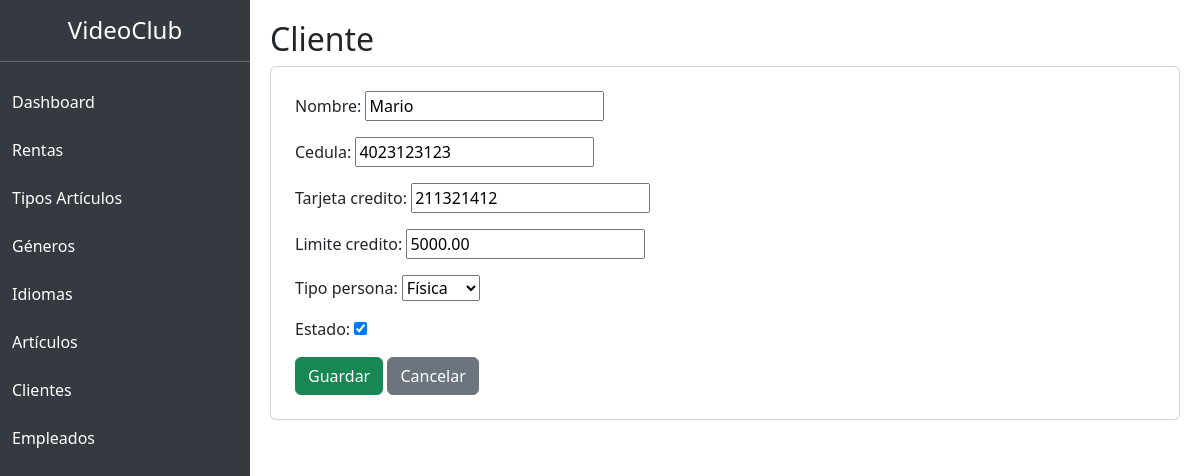
Page /clientes/editar/1/ on the committed database.
### VideoClubApp/models.py (models this page shows, shortened)
class Cliente(models.Model):
    TIPO_PERSONA = [
        ('F', 'Física'),
        ('J', 'Jurídica'),
    ]
    nombre = models.CharField(max_length=150)
    cedula = models.CharField(max_length=20)
    tarjeta_credito = models.CharField(max_length=25)
    limite_credito = models.DecimalField(max_digits=10, decimal_places=2)
    tipo_persona = models.CharField(max_length=1, choices=TIPO_PERSONA)
    estado = models.BooleanField(default=True)

### VideoClubApp/views.py (the view)
# urls.py: path('clientes/editar/<int:id>/', views.editar_cliente, name='editar_cliente'),
def editar_cliente(request, id):
    cliente = get_object_or_404(Cliente, id=id)
    form = ClienteForm(request.POST or None, instance=cliente)
    if form.is_valid():
        form.save()
        return redirect('lista_clientes')
    return render(request, 'clientes/form.html', {'form': form})

### VideoClubApp/forms.py
class ClienteForm(forms.ModelForm):
    class Meta:
        model = Cliente
        fields = [
            'nombre',
            'cedula',
            'tarjeta_credito',
            'limite_credito',
            'tipo_persona',
            'estado'
        ]

### VideoClubApp/templates/clientes/form.html (shortened to what this page needs)
{% extends 'base.html' %}
{% block contenido %}
<h2>Cliente</h2>
<div class="card p-4">
<form method="post">
{{ form.as_p }}
<button class="btn btn-success">
Guardar
</button>
<a href="{% url 'lista_clientes' %}" class="btn btn-secondary">
Cancelar
</a>
</form>
</div>
{% endblock %}

### VideoClubApp/templates/base.html (style rules this page uses)
body { display:flex; }

### rows in the picture
Cliente: nombre "Mario", cedula "4023123123", tarjeta_credito "211321412", limite_credito "5000.00", tipo_persona "Física", estado "☑"
